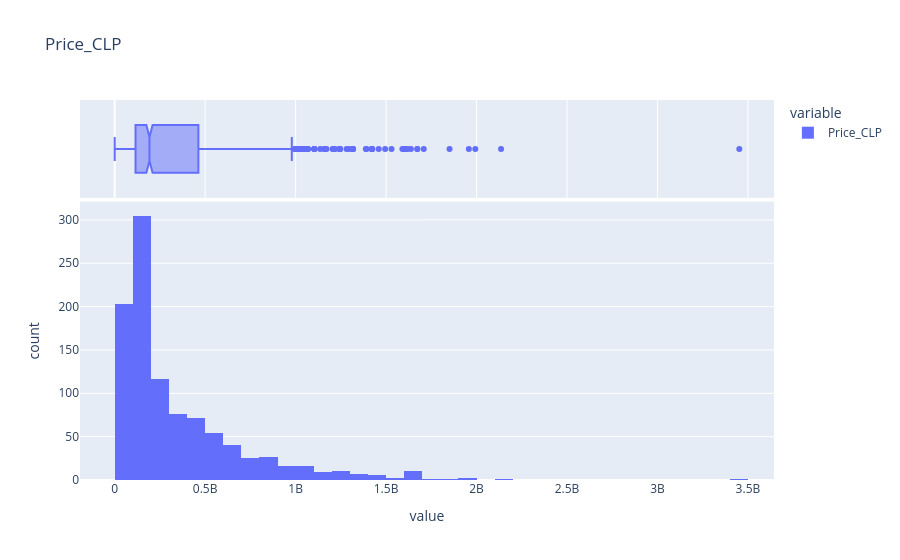
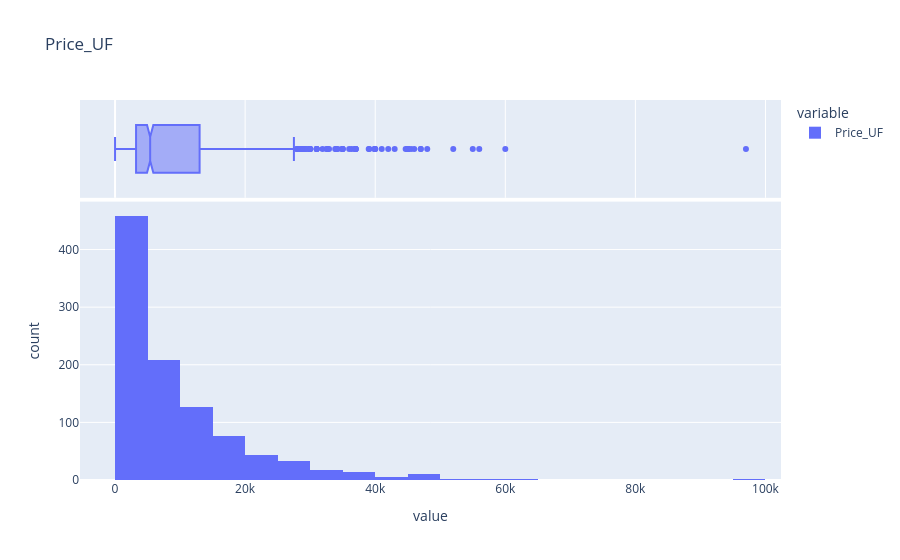
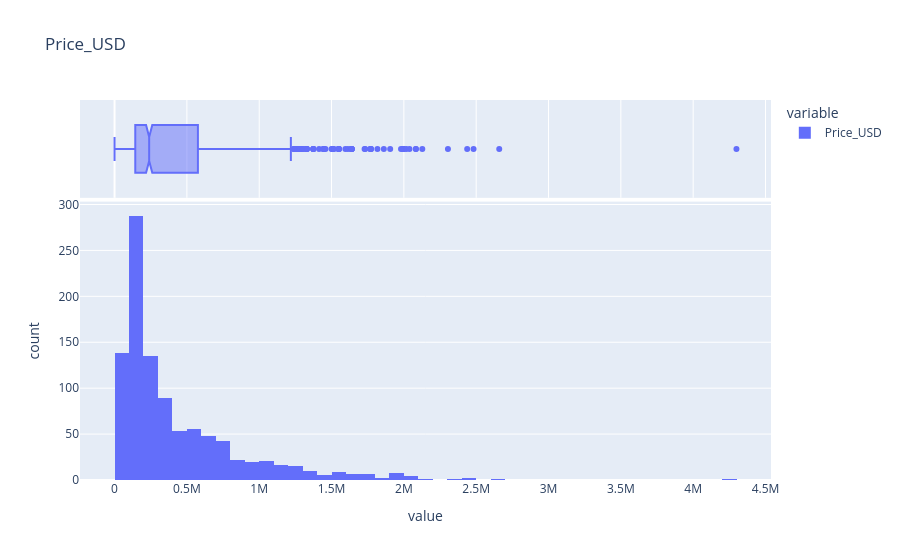
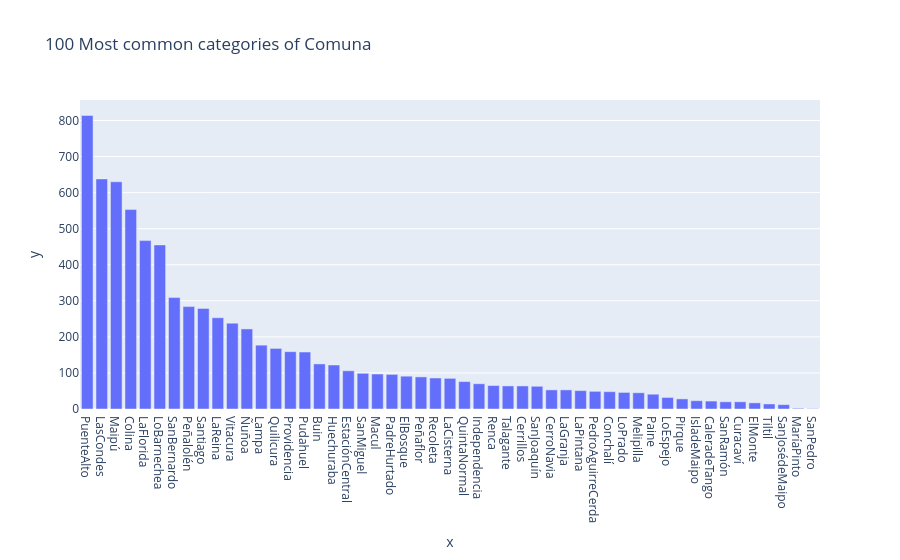

Here is the notebook cell these charts were saved with, in order:
### Code cell
# Inserte acá su código
profile_dataframe(df)

### Figure 1 — Plotly figure (JSON) as saved in the notebook; plotly's stock layout.template omitted (floating-point values rounded to 4 significant figures; data arrays with more than 128 entries replaced by an {"elided": "..."} marker saying what was removed)
{"data": [{"bingroup": "x", "hovertemplate": "variable=Price_CLP<br>value=%{x}<br>count=%{y}<extra></extra>", "legendgroup": "Price_CLP", "marker": {"color": "#636efa", "pattern": {"shape": ""}}, "name": "Price_CLP", "nbinsx": 48, "orientation": "v", "showlegend": true, "type": "histogram", "x": {"elided": "1000 int values"}, "xaxis": "x", "yaxis": "y"}, {"hovertemplate": "variable=Price_CLP<br>value=%{x}<extra></extra>", "legendgroup": "Price_CLP", "marker": {"color": "#636efa"}, "name": "Price_CLP", "notched": true, "showlegend": false, "type": "box", "x": {"elided": "1000 int values"}, "xaxis": "x2", "yaxis": "y2"}], "layout": {"barmode": "relative", "legend": {"title": {"text": "variable"}, "tracegroupgap": 0}, "title": {"text": "Price_CLP"}, "xaxis": {"anchor": "y", "domain": [0, 1], "title": {"text": "value"}}, "xaxis2": {"anchor": "y2", "domain": [0, 1], "matches": "x", "showgrid": true, "showticklabels": false}, "yaxis": {"anchor": "x", "domain": [0, 0.7326], "title": {"text": "count"}}, "yaxis2": {"anchor": "x2", "domain": [0.7426, 1], "matches": "y2", "showgrid": false, "showline": false, "showticklabels": false, "ticks": ""}}}

### Figure 2 — Plotly figure (JSON) as saved in the notebook; plotly's stock layout.template omitted (floating-point values rounded to 4 significant figures; data arrays with more than 128 entries replaced by an {"elided": "..."} marker saying what was removed)
{"data": [{"bingroup": "x", "hovertemplate": "variable=Price_UF<br>value=%{x}<br>count=%{y}<extra></extra>", "legendgroup": "Price_UF", "marker": {"color": "#636efa", "pattern": {"shape": ""}}, "name": "Price_UF", "nbinsx": 48, "orientation": "v", "showlegend": true, "type": "histogram", "x": {"elided": "1000 int values"}, "xaxis": "x", "yaxis": "y"}, {"hovertemplate": "variable=Price_UF<br>value=%{x}<extra></extra>", "legendgroup": "Price_UF", "marker": {"color": "#636efa"}, "name": "Price_UF", "notched": true, "showlegend": false, "type": "box", "x": {"elided": "1000 int values"}, "xaxis": "x2", "yaxis": "y2"}], "layout": {"barmode": "relative", "legend": {"title": {"text": "variable"}, "tracegroupgap": 0}, "title": {"text": "Price_UF"}, "xaxis": {"anchor": "y", "domain": [0, 1], "title": {"text": "value"}}, "xaxis2": {"anchor": "y2", "domain": [0, 1], "matches": "x", "showgrid": true, "showticklabels": false}, "yaxis": {"anchor": "x", "domain": [0, 0.7326], "title": {"text": "count"}}, "yaxis2": {"anchor": "x2", "domain": [0.7426, 1], "matches": "y2", "showgrid": false, "showline": false, "showticklabels": false, "ticks": ""}}}

### Figure 3 — Plotly figure (JSON) as saved in the notebook; plotly's stock layout.template omitted (floating-point values rounded to 4 significant figures; data arrays with more than 128 entries replaced by an {"elided": "..."} marker saying what was removed)
{"data": [{"bingroup": "x", "hovertemplate": "variable=Price_USD<br>value=%{x}<br>count=%{y}<extra></extra>", "legendgroup": "Price_USD", "marker": {"color": "#636efa", "pattern": {"shape": ""}}, "name": "Price_USD", "nbinsx": 48, "orientation": "v", "showlegend": true, "type": "histogram", "x": {"elided": "1000 int values"}, "xaxis": "x", "yaxis": "y"}, {"hovertemplate": "variable=Price_USD<br>value=%{x}<extra></extra>", "legendgroup": "Price_USD", "marker": {"color": "#636efa"}, "name": "Price_USD", "notched": true, "showlegend": false, "type": "box", "x": {"elided": "1000 int values"}, "xaxis": "x2", "yaxis": "y2"}], "layout": {"barmode": "relative", "legend": {"title": {"text": "variable"}, "tracegroupgap": 0}, "title": {"text": "Price_USD"}, "xaxis": {"anchor": "y", "domain": [0, 1], "title": {"text": "value"}}, "xaxis2": {"anchor": "y2", "domain": [0, 1], "matches": "x", "showgrid": true, "showticklabels": false}, "yaxis": {"anchor": "x", "domain": [0, 0.7326], "title": {"text": "count"}}, "yaxis2": {"anchor": "x2", "domain": [0.7426, 1], "matches": "y2", "showgrid": false, "showline": false, "showticklabels": false, "ticks": ""}}}

### Figure 4 — Plotly figure (JSON) as saved in the notebook; plotly's stock layout.template omitted (floating-point values rounded to 4 significant figures)
{"data": [{"hovertemplate": "x=%{x}<br>y=%{y}<extra></extra>", "legendgroup": "", "marker": {"color": "#636efa", "pattern": {"shape": ""}}, "name": "", "orientation": "v", "showlegend": false, "textposition": "auto", "type": "bar", "x": ["PuenteAlto", "LasCondes", "Maipú", "Colina", "LaFlorida", "LoBarnechea", "SanBernardo", "Peñalolén", "Santiago", "LaReina", "Vitacura", "Ñuñoa", "Lampa", "Quilicura", "Providencia", "Pudahuel", "Buin", "Huechuraba", "EstaciónCentral", "SanMiguel", "Macul", "PadreHurtado", "ElBosque", "Peñaflor", "Recoleta", "LaCisterna", "QuintaNormal", "Independencia", "Renca", "Talagante", "Cerrillos", "SanJoaquín", "CerroNavia", "LaGranja", "LaPintana", "PedroAguirreCerda", "Conchalí", "LoPrado", "Melipilla", "Paine", "LoEspejo", "Pirque", "IsladeMaipo", "CaleradeTango", "SanRamón", "Curacaví", "ElMonte", "Tiltil", "SanJosédeMaipo", "MaríaPinto", "SanPedro"], "xaxis": "x", "y": [814, 638, 630, 553, 467, 455, 309, 284, 279, 253, 238, 222, 177, 168, 159, 158, 125, 122, 106, 99, 97, 96, 91, 89, 86, 85, 76, 70, 65, 64, 64, 63, 53, 53, 51, 49, 48, 46, 45, 41, 32, 28, 23, 22, 20, 20, 17, 14, 12, 2, 1], "yaxis": "y"}], "layout": {"barmode": "relative", "legend": {"tracegroupgap": 0}, "title": {"text": "100 Most common categories of Comuna"}, "xaxis": {"anchor": "y", "domain": [0, 1], "title": {"text": "x"}}, "yaxis": {"anchor": "x", "domain": [0, 1], "title": {"text": "y"}}}}
